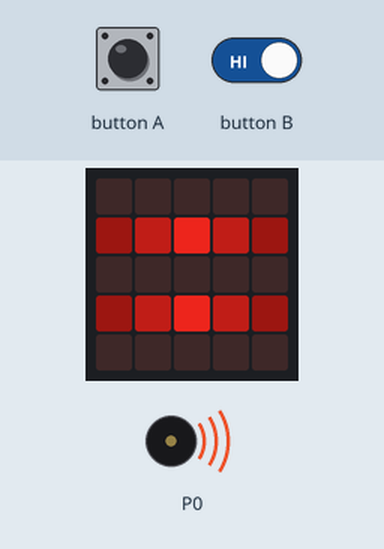
Simulated run of this program. Board: BBC micro:bit running MicroPython. Parts: the board's 5×5 LED display, buzzer (waves = sounding). The inputs (shaded band) are chosen by the test bench. Dim RGB values are drawn brighter than linear.

Above: at 1.2 s.
1.3 s: button A pressed for 1.95 s
At 3.87 s:
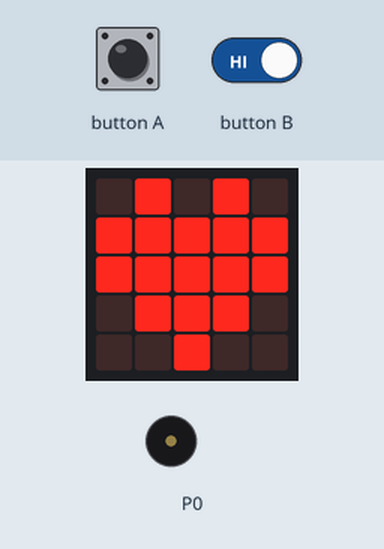
4.7 s: button B held down
10.0 s: button A pressed for 3.2 s
At 19.74 s:
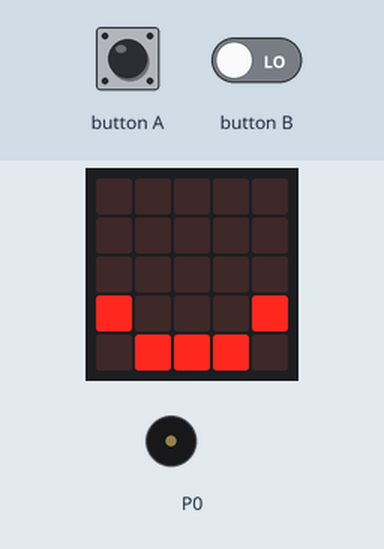
Timing chart, 0 to 27.8 s (numbered marks = the images above; inputs shaded):
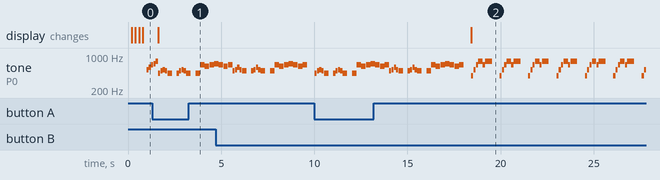

Measured:
- after the input at 1.3 s, the display: changes after 0.33 s (image 1)
- by itself, tone on P0: plays 440 Hz for 0.12 s, 494 Hz for 0.12 s, 523 Hz for 0.12 s, 494 Hz for 0.12 s, 440 Hz for 0.24 s, 440 Hz for 0.12 s … (74 notes in this stretch)

The program:

Ej3.py
```python
# Imports go at the top
from microbit import *
import music

image1 = Image("00900:09990:99999:00900:00900")
image2 = Image("09990:99999:00900:00900:00000")
image3 = Image("99999:00900:00900:00000:00000")
image4 = Image("13713:00000:13731:00000:13731")
image5 = Image("00000:13731:00000:13731:00000")

# Code in a 'while True:' loop repeats forever
while True:
    if button_a.is_pressed():
        display.show(Image.HEART)
        music.play(music.CHASE)
        sleep(400)

    elif button_b.is_pressed():
        display.show(Image.SMILE)
        music.play(music.POWER_UP)
        sleep(400)

    else:

        display.show(image1)
        sleep(200)
        display.show(image2)
        sleep(200)
        display.show(image3)
        sleep(200)
        display.show(image4)
        sleep(200)
        display.show(image5)
        sleep(200)
        music.play(music.JUMP_UP)
```
